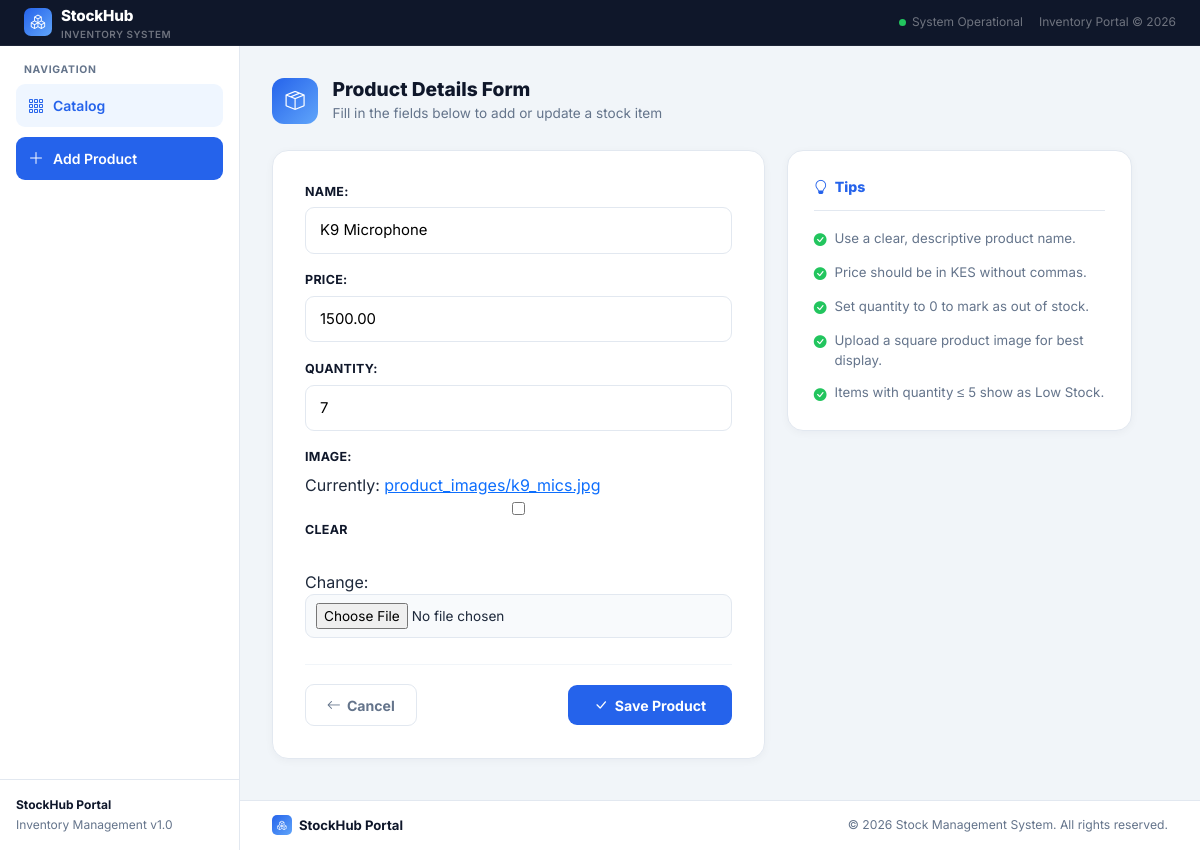
The app's page /update/2/ with its own data.
### products/models.py (models this page shows, shortened)
class Product(models.Model):
    name = models.CharField(max_length=100)
    price = models.DecimalField(max_digits=10, decimal_places=2)
    quantity = models.PositiveIntegerField()
    created_at = models.DateTimeField(auto_now_add=True)

### products/views.py (the view)
# urls.py: path('update/<int:pk>/', views.product_update, name='product_update'),
def product_update(request, pk):
    product = get_object_or_404(Product, pk=pk)
    form = ProductForm(request.POST or None, request.FILES or None, instance=product)
    if form.is_valid():
        form.save()
        return redirect('product_list')
    return render(request, 'products/product_form.html', {'form': form})

### products/forms.py
class ProductForm(forms.ModelForm):
    class Meta:
        model = Product
        fields = ['name', 'price', 'quantity', 'image']

### products/templates/products/product_form.html (shortened to what this page needs)
{% extends 'products/base.html' %}
{% block content %}
<div class="pf-wrap">
    <div class="pf-header">
        <div class="pf-header-icon"><i class="bi bi-box-seam"></i></div>
        <div>
            <h4 class="pf-header-title">Product Details Form</h4>
            <p class="pf-header-sub">Fill in the fields below to add or update a stock item</p>
        </div>
    </div>
    <div class="pf-layout">
        <div class="pf-card">
            <form method="post" enctype="multipart/form-data" class="pf-form">
                {{ form.as_p }}
                <div class="pf-actions">
                    <a href="{% url 'product_list' %}" class="pf-cancel">
                        <i class="bi bi-arrow-left"></i> Cancel
                    </a>
                    <button type="submit" class="pf-save">
                        <i class="bi bi-check-lg"></i> Save Product
                    </button>
                </div>
            </form>
        </div>
        <div class="pf-tips">
            <div class="pf-tip-head">
                <i class="bi bi-lightbulb"></i> Tips
            </div>
            <ul class="pf-tip-list">
                <li><i class="bi bi-check-circle-fill"></i> Use a clear, descriptive product name.</li>
                <li><i class="bi bi-check-circle-fill"></i> Price should be in KES without commas.</li>
                <li><i class="bi bi-check-circle-fill"></i> Set quantity to 0 to mark as out of stock.</li>
                <li><i class="bi bi-check-circle-fill"></i> Upload a square product image for best display.</li>
                <li><i class="bi bi-check-circle-fill"></i> Items with quantity ≤ 5 show as Low Stock.</li>
            </ul>
        </div>
    </div>
</div>
{% endblock %}

### products/templates/products/base.html (style rules this page uses)
:root { --navy:#0f172a; --navy-mid:#1e293b; --accent:#2563eb; --accent-hover:#1d4ed8; --accent-light:#eff6ff; --surface:#f1f5f9; --border:#e2e8f0; --text:#1e293b; --muted:#64748b; --sidebar-w:240px; }
*, *::before, *::after { box-sizing:border-box; }
body { font-family:'Inter', sans-serif; background:var(--surface); color:var(--text); margin:0; display:flex; flex-direction:column; min-height:100vh; }

### products/templates/products/product_form.html (style rules this page uses)
.pf-wrap { max-width:860px; }
.pf-header { display:flex; align-items:center; gap:0.9rem; margin-bottom:1.6rem; }
.pf-header-icon { width:46px; height:46px; flex-shrink:0; border-radius:12px; background:linear-gradient(135deg,var(--accent),#60a5fa); color:#fff; display:flex; align-items:center; justify-content:center; font-size:1.2rem; }
.pf-header-title { font-weight:800; color:var(--navy); font-size:1.2rem; margin-bottom:0.1rem; }
.pf-header-sub { font-size:0.85rem; color:var(--muted); margin-bottom:0; }
.pf-layout { display:grid; grid-template-columns:1fr 0.7fr; gap:1.4rem; align-items:start; }
.pf-card { background:#fff; border-radius:16px; border:1px solid var(--border); padding:2rem; box-shadow:0 2px 8px rgba(15,23,42,0.04); animation:pfIn .45s ease both; }
.pf-form p { margin-bottom:1.1rem; }
.pf-form label { display:block; font-weight:700; font-size:0.78rem; color:var(--navy); text-transform:uppercase; letter-spacing:0.3px; margin-bottom:6px; }
.pf-form input, .pf-form select, .pf-form textarea { width:100%; border:1.5px solid var(--border); border-radius:9px; padding:11px 14px; font-size:0.93rem; font-family:'Inter',sans-serif; transition:border-color .2s ease, box-shadow .2s ease; background:#fff; }
.pf-form input[type="file"] { padding:8px 10px; background:#f8fafc; font-size:0.85rem; cursor:pointer; }
.pf-actions { display:flex; justify-content:space-between; align-items:center; margin-top:1.6rem; padding-top:1.2rem; border-top:1px solid #f1f5f9; }
.pf-cancel { display:inline-flex; align-items:center; gap:6px; padding:0.6rem 1.3rem; border-radius:9px; border:1.5px solid var(--border); color:var(--muted); font-weight:700; font-size:0.88rem; text-decoration:none; transition:background .15s ease; }
.pf-save { display:inline-flex; align-items:center; gap:7px; background:var(--accent); color:#fff; border:none; padding:0.6rem 1.6rem; border-radius:9px; font-weight:700; font-size:0.88rem; cursor:pointer; transition:background .15s ease, transform .15s ease; }
.pf-tips { background:#fff; border-radius:16px; border:1px solid var(--border); padding:1.6rem; box-shadow:0 2px 8px rgba(15,23,42,0.04); }
.pf-tip-head { display:flex; align-items:center; gap:7px; font-weight:800; color:var(--accent); font-size:0.88rem; margin-bottom:1.1rem; padding-bottom:0.8rem; border-bottom:1px solid var(--border); }
.pf-tip-list { list-style:none; margin:0; padding:0; display:flex; flex-direction:column; gap:0.8rem; }
.pf-tip-list li { display:flex; align-items:flex-start; gap:8px; font-size:0.83rem; color:var(--muted); line-height:1.5; }
.pf-tip-list li i { color:#22c55e; font-size:0.8rem; margin-top:2px; flex-shrink:0; }

### records on screen
Product: name "K9 Microphone", price "1500.00", quantity "7"
